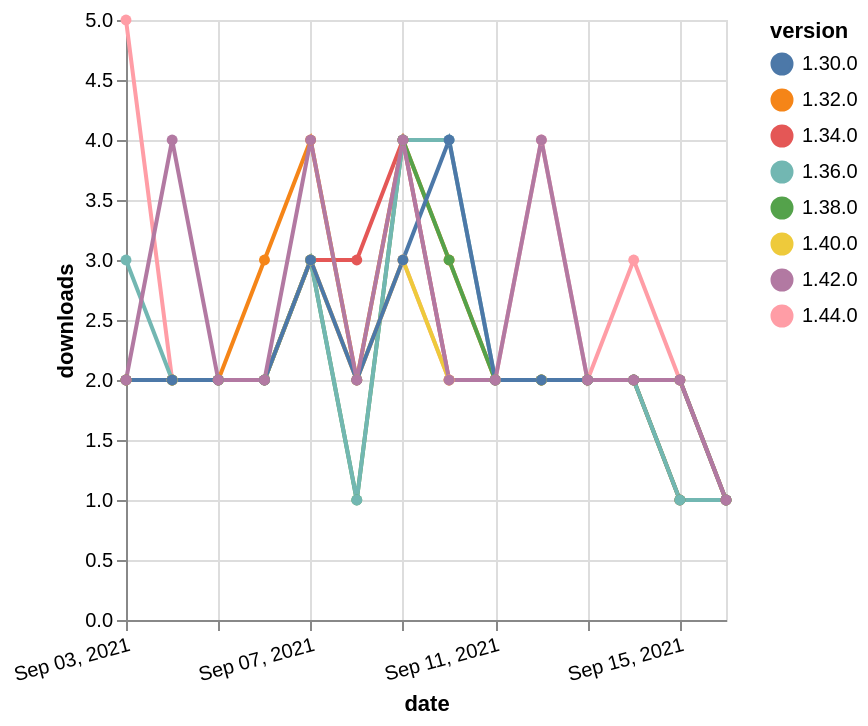

Specify this chart in Vega-Lite:
### Vega-Lite specification from a JSON file in a GitHub repository (floating-point values rounded to 4 significant figures)
{"$schema": "https://vega.github.io/schema/vega-lite/v5.json", "description": "A simple bar chart with embedded data.", "data": {"values": [{"date": "2021-09-03", "total": 2073, "delta": 2, "version": "1.34.0"}, {"date": "2021-09-04", "total": 2075, "delta": 2, "version": "1.34.0"}, {"date": "2021-09-05", "total": 2077, "delta": 2, "version": "1.34.0"}, {"date": "2021-09-06", "total": 2079, "delta": 2, "version": "1.34.0"}, {"date": "2021-09-07", "total": 2082, "delta": 3, "version": "1.34.0"}, {"date": "2021-09-08", "total": 2085, "delta": 3, "version": "1.34.0"}, {"date": "2021-09-09", "total": 2089, "delta": 4, "version": "1.34.0"}, {"date": "2021-09-10", "total": 2091, "delta": 2, "version": "1.34.0"}, {"date": "2021-09-11", "total": 2093, "delta": 2, "version": "1.34.0"}, {"date": "2021-09-12", "total": 2095, "delta": 2, "version": "1.34.0"}, {"date": "2021-09-13", "total": 2097, "delta": 2, "version": "1.34.0"}, {"date": "2021-09-14", "total": 2099, "delta": 2, "version": "1.34.0"}, {"date": "2021-09-15", "total": 2100, "delta": 1, "version": "1.34.0"}, {"date": "2021-09-16", "total": 2101, "delta": 1, "version": "1.34.0"}, {"date": "2021-09-03", "total": 2545, "delta": 2, "version": "1.32.0"}, {"date": "2021-09-04", "total": 2547, "delta": 2, "version": "1.32.0"}, {"date": "2021-09-05", "total": 2549, "delta": 2, "version": "1.32.0"}, {"date": "2021-09-06", "total": 2552, "delta": 3, "version": "1.32.0"}, {"date": "2021-09-07", "total": 2556, "delta": 4, "version": "1.32.0"}, {"date": "2021-09-08", "total": 2558, "delta": 2, "version": "1.32.0"}, {"date": "2021-09-09", "total": 2562, "delta": 4, "version": "1.32.0"}, {"date": "2021-09-10", "total": 2565, "delta": 3, "version": "1.32.0"}, {"date": "2021-09-11", "total": 2567, "delta": 2, "version": "1.32.0"}, {"date": "2021-09-12", "total": 2569, "delta": 2, "version": "1.32.0"}, {"date": "2021-09-13", "total": 2571, "delta": 2, "version": "1.32.0"}, {"date": "2021-09-14", "total": 2573, "delta": 2, "version": "1.32.0"}, {"date": "2021-09-15", "total": 2575, "delta": 2, "version": "1.32.0"}, {"date": "2021-09-16", "total": 2576, "delta": 1, "version": "1.32.0"}, {"date": "2021-09-03", "total": 229, "delta": 5, "version": "1.44.0"}, {"date": "2021-09-04", "total": 231, "delta": 2, "version": "1.44.0"}, {"date": "2021-09-05", "total": 233, "delta": 2, "version": "1.44.0"}, {"date": "2021-09-06", "total": 235, "delta": 2, "version": "1.44.0"}, {"date": "2021-09-07", "total": 238, "delta": 3, "version": "1.44.0"}, {"date": "2021-09-08", "total": 240, "delta": 2, "version": "1.44.0"}, {"date": "2021-09-09", "total": 243, "delta": 3, "version": "1.44.0"}, {"date": "2021-09-10", "total": 245, "delta": 2, "version": "1.44.0"}, {"date": "2021-09-11", "total": 247, "delta": 2, "version": "1.44.0"}, {"date": "2021-09-12", "total": 251, "delta": 4, "version": "1.44.0"}, {"date": "2021-09-13", "total": 253, "delta": 2, "version": "1.44.0"}, {"date": "2021-09-14", "total": 256, "delta": 3, "version": "1.44.0"}, {"date": "2021-09-15", "total": 258, "delta": 2, "version": "1.44.0"}, {"date": "2021-09-16", "total": 259, "delta": 1, "version": "1.44.0"}, {"date": "2021-09-03", "total": 1482, "delta": 2, "version": "1.38.0"}, {"date": "2021-09-04", "total": 1484, "delta": 2, "version": "1.38.0"}, {"date": "2021-09-05", "total": 1486, "delta": 2, "version": "1.38.0"}, {"date": "2021-09-06", "total": 1488, "delta": 2, "version": "1.38.0"}, {"date": "2021-09-07", "total": 1491, "delta": 3, "version": "1.38.0"}, {"date": "2021-09-08", "total": 1492, "delta": 1, "version": "1.38.0"}, {"date": "2021-09-09", "total": 1496, "delta": 4, "version": "1.38.0"}, {"date": "2021-09-10", "total": 1499, "delta": 3, "version": "1.38.0"}, {"date": "2021-09-11", "total": 1501, "delta": 2, "version": "1.38.0"}, {"date": "2021-09-12", "total": 1503, "delta": 2, "version": "1.38.0"}, {"date": "2021-09-13", "total": 1505, "delta": 2, "version": "1.38.0"}, {"date": "2021-09-14", "total": 1507, "delta": 2, "version": "1.38.0"}, {"date": "2021-09-15", "total": 1508, "delta": 1, "version": "1.38.0"}, {"date": "2021-09-16", "total": 1509, "delta": 1, "version": "1.38.0"}, {"date": "2021-09-03", "total": 1636, "delta": 3, "version": "1.36.0"}, {"date": "2021-09-04", "total": 1638, "delta": 2, "version": "1.36.0"}, {"date": "2021-09-05", "total": 1640, "delta": 2, "version": "1.36.0"}, {"date": "2021-09-06", "total": 1642, "delta": 2, "version": "1.36.0"}, {"date": "2021-09-07", "total": 1645, "delta": 3, "version": "1.36.0"}, {"date": "2021-09-08", "total": 1646, "delta": 1, "version": "1.36.0"}, {"date": "2021-09-09", "total": 1650, "delta": 4, "version": "1.36.0"}, {"date": "2021-09-10", "total": 1654, "delta": 4, "version": "1.36.0"}, {"date": "2021-09-11", "total": 1656, "delta": 2, "version": "1.36.0"}, {"date": "2021-09-12", "total": 1658, "delta": 2, "version": "1.36.0"}, {"date": "2021-09-13", "total": 1660, "delta": 2, "version": "1.36.0"}, {"date": "2021-09-14", "total": 1662, "delta": 2, "version": "1.36.0"}, {"date": "2021-09-15", "total": 1663, "delta": 1, "version": "1.36.0"}, {"date": "2021-09-16", "total": 1664, "delta": 1, "version": "1.36.0"}, {"date": "2021-09-03", "total": 1037, "delta": 2, "version": "1.40.0"}, {"date": "2021-09-04", "total": 1039, "delta": 2, "version": "1.40.0"}, {"date": "2021-09-05", "total": 1041, "delta": 2, "version": "1.40.0"}, {"date": "2021-09-06", "total": 1043, "delta": 2, "version": "1.40.0"}, {"date": "2021-09-07", "total": 1046, "delta": 3, "version": "1.40.0"}, {"date": "2021-09-08", "total": 1048, "delta": 2, "version": "1.40.0"}, {"date": "2021-09-09", "total": 1051, "delta": 3, "version": "1.40.0"}, {"date": "2021-09-10", "total": 1053, "delta": 2, "version": "1.40.0"}, {"date": "2021-09-11", "total": 1055, "delta": 2, "version": "1.40.0"}, {"date": "2021-09-12", "total": 1057, "delta": 2, "version": "1.40.0"}, {"date": "2021-09-13", "total": 1059, "delta": 2, "version": "1.40.0"}, {"date": "2021-09-14", "total": 1061, "delta": 2, "version": "1.40.0"}, {"date": "2021-09-15", "total": 1063, "delta": 2, "version": "1.40.0"}, {"date": "2021-09-16", "total": 1064, "delta": 1, "version": "1.40.0"}, {"date": "2021-09-03", "total": 2379, "delta": 2, "version": "1.30.0"}, {"date": "2021-09-04", "total": 2381, "delta": 2, "version": "1.30.0"}, {"date": "2021-09-05", "total": 2383, "delta": 2, "version": "1.30.0"}, {"date": "2021-09-06", "total": 2385, "delta": 2, "version": "1.30.0"}, {"date": "2021-09-07", "total": 2388, "delta": 3, "version": "1.30.0"}, {"date": "2021-09-08", "total": 2390, "delta": 2, "version": "1.30.0"}, {"date": "2021-09-09", "total": 2393, "delta": 3, "version": "1.30.0"}, {"date": "2021-09-10", "total": 2397, "delta": 4, "version": "1.30.0"}, {"date": "2021-09-11", "total": 2399, "delta": 2, "version": "1.30.0"}, {"date": "2021-09-12", "total": 2401, "delta": 2, "version": "1.30.0"}, {"date": "2021-09-13", "total": 2403, "delta": 2, "version": "1.30.0"}, {"date": "2021-09-14", "total": 2405, "delta": 2, "version": "1.30.0"}, {"date": "2021-09-15", "total": 2407, "delta": 2, "version": "1.30.0"}, {"date": "2021-09-16", "total": 2408, "delta": 1, "version": "1.30.0"}, {"date": "2021-09-03", "total": 738, "delta": 2, "version": "1.42.0"}, {"date": "2021-09-04", "total": 742, "delta": 4, "version": "1.42.0"}, {"date": "2021-09-05", "total": 744, "delta": 2, "version": "1.42.0"}, {"date": "2021-09-06", "total": 746, "delta": 2, "version": "1.42.0"}, {"date": "2021-09-07", "total": 750, "delta": 4, "version": "1.42.0"}, {"date": "2021-09-08", "total": 752, "delta": 2, "version": "1.42.0"}, {"date": "2021-09-09", "total": 756, "delta": 4, "version": "1.42.0"}, {"date": "2021-09-10", "total": 758, "delta": 2, "version": "1.42.0"}, {"date": "2021-09-11", "total": 760, "delta": 2, "version": "1.42.0"}, {"date": "2021-09-12", "total": 764, "delta": 4, "version": "1.42.0"}, {"date": "2021-09-13", "total": 766, "delta": 2, "version": "1.42.0"}, {"date": "2021-09-14", "total": 768, "delta": 2, "version": "1.42.0"}, {"date": "2021-09-15", "total": 770, "delta": 2, "version": "1.42.0"}, {"date": "2021-09-16", "total": 771, "delta": 1, "version": "1.42.0"}]}, "width": "container", "mark": {"type": "line", "point": {"filled": true}}, "encoding": {"x": {"field": "date", "type": "temporal", "timeUnit": "yearmonthdate", "title": "date", "axis": {"labelAngle": -15}}, "y": {"field": "delta", "type": "quantitative", "title": "downloads"}, "color": {"field": "version", "type": "nominal"}, "tooltip": {"field": "delta"}}}
